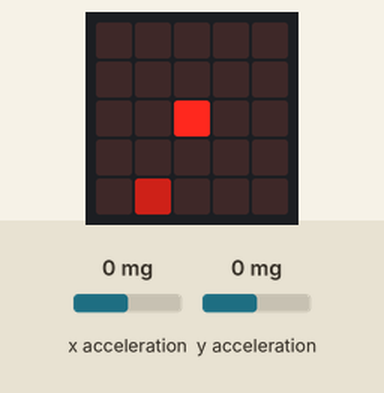
Bench run of a program on a simulated BBC micro:bit running MicroPython. Parts: the board's 5×5 LED display. The test bench sets the inputs (shaded band); at power-on: x acceleration 0 mg, y acceleration 0 mg. Random numbers come from a fixed seed.

Above: at 1.2 s.
1.3 s: x acceleration set to -46 mg
2.8 s: x acceleration set to -55 mg
At 2.95 s:
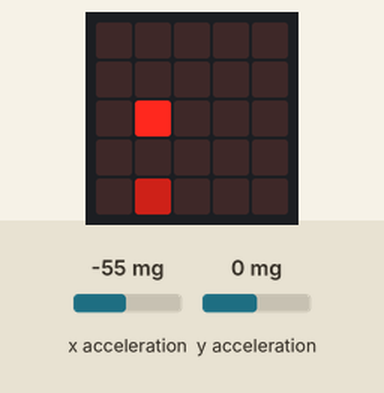
At 3.4 s:
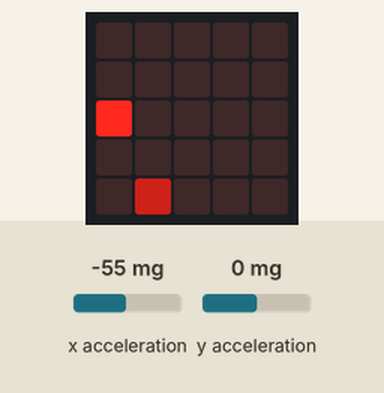
5.8 s: y acceleration set to -46 mg
7.3 s: y acceleration set to -56 mg
At 8.6 s:
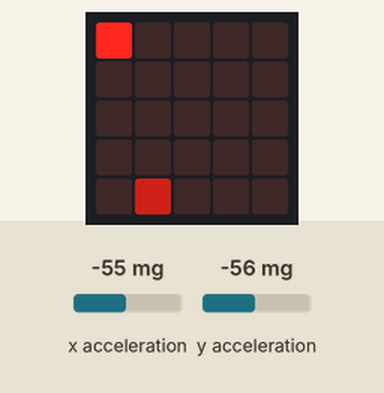
8.9 s: x acceleration set to 47 mg
10.4 s: x acceleration set to 56 mg
At 11.7 s:
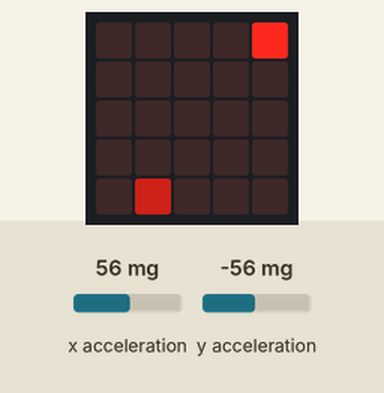
Timing chart, 0 to 13.2 s (numbered marks = the images above; inputs shaded):
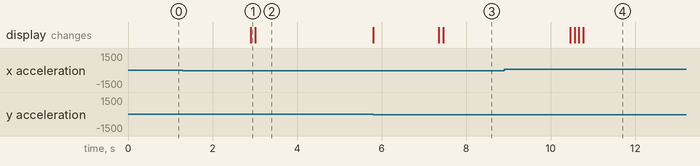

The program:

5_coin_game_score.py
```python
from microbit import *
import random

px = 2
py = 2

tx = random.randint(0, 4)
ty = random.randint(0, 4)

# this keeps track of the score
score = 0

while True:
    # if the score is less than our goal, play the game
    if score < 10:
        if px == tx:
            if py == ty:
                tx = random.randint(0, 4)
                ty = random.randint(0, 4)
                # make sure we add to our score
                score = score + 1
        x = accelerometer.get_x()
        if x > 50:
            if px < 4:
                px = px + 1
        elif x < -50:
            if px > 0:
                px = px - 1
        y = accelerometer.get_y()
        if y > 50:
            if py < 4:
                py = py + 1
        elif y < -50:
            if py > 0:
                py = py - 1
        display.clear()
        display.set_pixel(tx, ty, 4)
        display.set_pixel(px, py, 9)
        sleep(100)
    else:
        # if score is more than the goal, then show some text
        display.scroll("You win!")
```

Measured:
- the behaviour switches between -50 and -51 mg on x acceleration (found by bisection; images 0 and 1)
- the behaviour switches between -50 and -51 mg on y acceleration (found by bisection; images 2 and 3)
- the behaviour switches between 50 and 51 mg on x acceleration (found by bisection; images 3 and 4)
- after the input at 1.3 s, every drawn part: stays the same
- after the input at 7.3 s, the display: first changes after 0.05 s (image 3 shows a later state)
- after the input at 8.9 s, every drawn part: stays the same
- after the input at 10.4 s, the display: first changes after 0.06 s (image 4 shows a later state)
